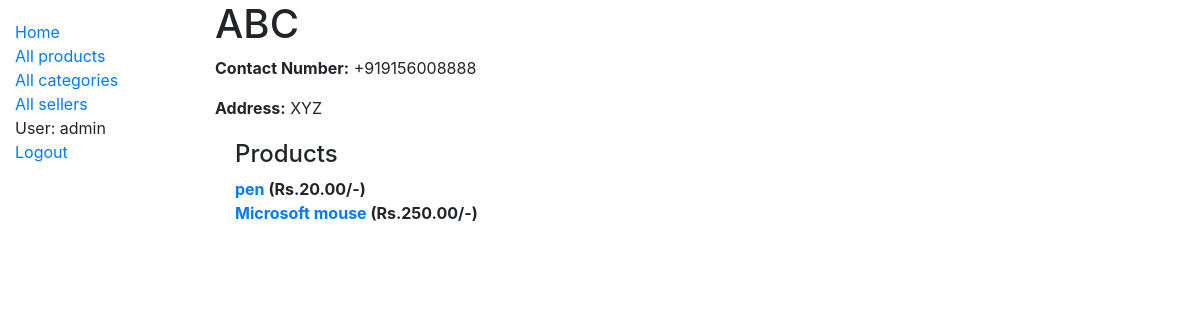
The app's page /market/seller/1 (signed in) with its own data.
### market/models.py (models this page shows, shortened)
class Seller(models.Model):
    name = models.CharField(max_length=60)
    phone = PhoneNumberField(null=False, blank=True, unique=True)
    address = models.TextField(max_length=500, null=True)

class Product(models.Model):
    name = models.CharField(max_length=50)
    price = models.DecimalField(max_digits=8, decimal_places=2)
    description = models.TextField(max_length=1000, help_text='brief description of the product', blank=True)
    image = models.ImageField(default='default.png',blank=True)
    seller = models.ForeignKey(Seller, on_delete=models.SET_NULL, null=True, blank=True)
    category = models.ManyToManyField(Category, help_text='Categories for this product', blank=True)
    stock = models.PositiveIntegerField(default=1)
    def __str__(self):
        return self.name

### market/views.py (the view)
# urls.py: path('seller/<int:pk>', views.SellerDetailView.as_view(), name='seller-detail'),
class SellerDetailView(generic.DetailView):
    model = Seller

### market/templates/market/seller_detail.html
{% extends "base_generic.html" %}
{% block content %}
    <h1>{{ seller.name }}</h1>
    <p><strong>Contact Number:</strong> {{ seller.phone }}</p>
    <p><strong>Address:</strong> {{ seller.address }}</p>
    <div style="margin-left:20px;margin-top:20px">
        <h4>Products</h4>
        <dl>
        {% for product in seller.product_set.all %}
          <dt><a href="{% url 'market:product-detail' product.pk %}">{{product}}</a> (Rs.{{ product.price }}/-)</dt>
        {% endfor %}
        </dl>
    </div>
{% endblock %}

### market/templates/base_generic.html (shortened to what this page needs)
<!DOCTYPE html>
<html lang="en">
<head>
  <link rel="stylesheet" href="https://stackpath.bootstrapcdn.com/bootstrap/4.1.3/css/bootstrap.min.css">
  {% load static %}
  <link rel="stylesheet" href="{% static 'css/styles.css' %}">
</head>
<body>
  <div class="container-fluid">
    <div class="row">
      <div class="col-sm-2">
      {% block sidebar %}
        <ul class="sidebar-nav">
          <li><a href="{% url 'market:index' %}">Home</a></li>
          <li><a href="{% url 'market:products' %}">All products</a></li>
          <li><a href="">All categories</a></li>
          <li><a href="{% url 'market:sellers' %}">All sellers</a></li>
          {% if user.is_authenticated %}
            <li>User: {{ user.get_username }}</li>
            <li><a href="{% url 'accounts:logout' %}?next={{request.path}}">Logout</a></li>
          {% else %}
            <li><a href="{% url 'accounts:login' %}?next={{request.path}}">Login</a></li>
          {% endif %}
        </ul>
     {% endblock %}
      </div>
      <div class="col-sm-10 ">{% block content %}{% endblock %}</div>
    </div>
  </div>
</body>
</html>

### market/static/css/styles.css (style rules this page uses)
.sidebar-nav { margin-top: 20px; padding: 0; list-style: none; }

### records on screen
Seller: name "ABC", phone "+919156008888", address "XYZ"
Product: name "pen", price "20.00"
Product: name "Microsoft mouse", price "250.00"

### other values on screen
{{ user.get_username }} "admin"
